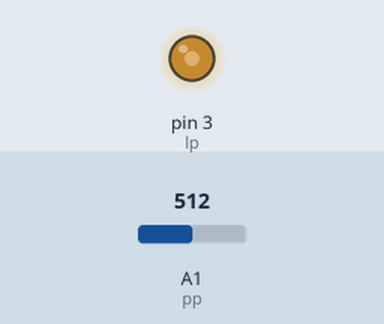
This sketch was run on a simulated Arduino Uno, built with avr-gcc and run on an emulated ATmega328P. Shown: output pins drawn as LEDs (lit = HIGH). The test bench sets the inputs (shaded band); at power-on: A1 (pp) = 512.

Above: at 1.2 s.
1.3 s: A1 (pp) set to 716
At 2.5 s:
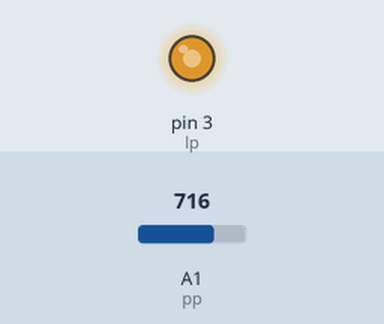
2.8 s: A1 (pp) set to 900
At 3.8 s:
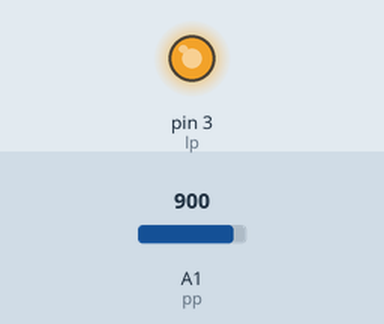
4.3 s: A1 (pp) set to 122
At 4.9 s:
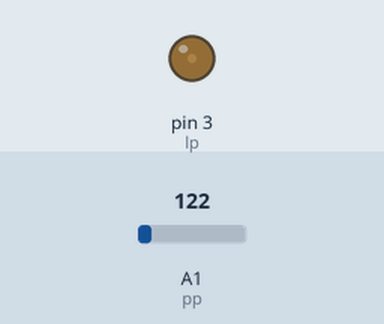
5.8 s: A1 (pp) set to 0
At 6.1 s:
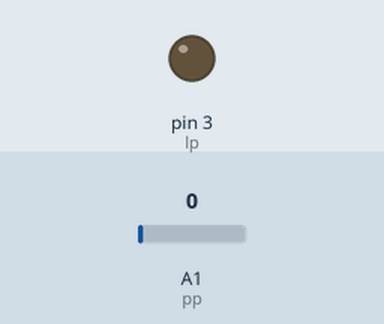
Timing chart, 0 to 8.3 s (numbered marks = the images above; inputs shaded):
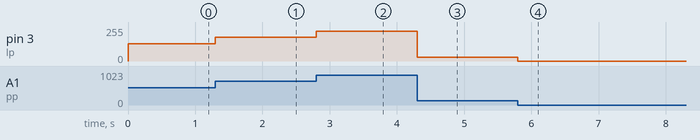

The sketch:

P4.ino
```cpp
#define lp 3
#define pp A1
int pv,brightness;

void setup(){
  pinMode(lp,OUTPUT);
}

void loop(){
  pv=analogRead(pp);
  brightness=pv/4;
  analogWrite(lp,brightness);
}
```

Measured:
- after the input at 1.3 s, pin 3 (lp): 128/255 → 179/255 at once
- after the input at 2.8 s, pin 3 (lp): 179/255 → 225/255 at once
- after the input at 4.3 s, pin 3 (lp): 225/255 → 30/255 at once
- after the input at 5.8 s, pin 3 (lp): 30/255 → 0/255 at once
